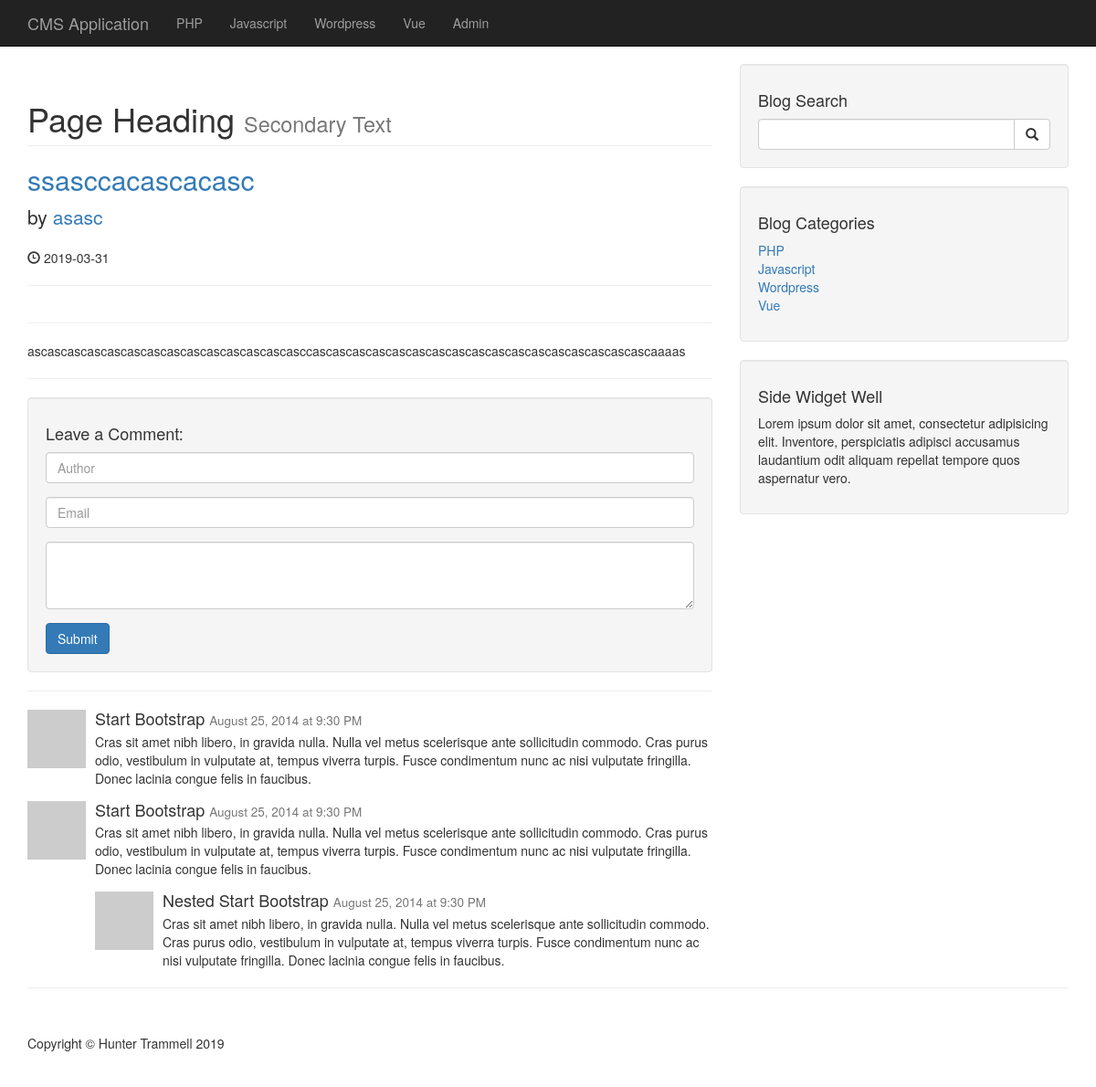
/post.php?p_id=7, run on the app's committed database.
### tables this page shows
CREATE TABLE `categories` (
  `cat_id` int(3) NOT NULL,
  `cat_title` varchar(255) NOT NULL
);

CREATE TABLE `posts` (
  `post_id` int(10) NOT NULL,
  `post_category_id` int(3) NOT NULL,
  `post_title` varchar(255) NOT NULL,
  `post_author` varchar(255) NOT NULL,
  `post_date` date NOT NULL,
  `post_image` text NOT NULL,
  `post_content` text NOT NULL,
  `post_tags` varchar(255) NOT NULL,
  `post_comment_count` int(11) NOT NULL,
  `post_status` varchar(255) NOT NULL DEFAULT 'draft'
);

### post.php (the view, shortened to what this page needs)
<?php include "includes/header.php";?>
<?php include "includes/navigation.php";?>
    <div class="container">
        <div class="row">
            <div class="col-md-8">
                <h1 class="page-header">
                    Page Heading
                    <small>Secondary Text</small>
                </h1>
                <?php
                    if(isset($_GET['p_id'])){
                        $post_id = $_GET['p_id'];
                    }
                    $query = "SELECT * FROM posts WHERE post_id = $post_id";
                    global $connection;
                    $select_post = mysqli_query($connection, $query);
                        while($row = mysqli_fetch_assoc($select_post)){
                            $post_title = $row['post_title'];
                            $post_author = $row['post_author'];
                            $post_date = $row['post_date'];
                            $post_content = $row['post_content'];
                            ?>
                            <h2>
                                <a href="#"><?php echo $post_title ?></a>
                            </h2>
                            <p class="lead">
                                by <a href="index.php"><?php echo $post_author ?></a>
                            </p>
                            <p><span class="glyphicon glyphicon-time"></span> <?php echo $post_date ?></p>
                            <hr>
                            <hr>
                            <p><?php echo $post_content ?></p>
                            <hr>
                            <?php
                        }
                ?>
                <div class="well">
                    <h4>Leave a Comment:</h4>
                    <form role="form" method="post" action="">
                        <div class="form-group">
                            <input class="form-control" name="comment_author" type="text" placeholder="Author">
                        </div>
                        <div class="form-group">
                            <input class="form-control" name="comment_email" type="email" placeholder="Email">
                        </div>
                        <div class="form-group">
                            <textarea class="form-control" rows="3" name="comment_content"></textarea>
                        </div>
                        <button type="submit" name="create_comment" class="btn btn-primary">Submit</button>
                    </form>
                </div>
                <hr>
                <div class="media">
                    <a class="pull-left" href="#">
                        <img class="media-object" src="http://placehold.it/64x64" alt="">
                    </a>
                    <div class="media-body">
                        <h4 class="media-heading">Start Bootstrap
                            <small>August 25, 2014 at 9:30 PM</small>
                        </h4>
                        Cras sit amet nibh libero, in gravida nulla. Nulla vel metus scelerisque ante sollicitudin commodo. Cras purus odio, vestibulum in vulputate at, tempus viverra turpis. Fusce condimentum nunc ac nisi vulputate fringilla. Donec lacinia congue felis in faucibus.
                    </div>
                </div>
                <div class="media">
                    <a class="pull-left" href="#">
                        <img class="media-object" src="http://placehold.it/64x64" alt="">
                    </a>
                    <div class="media-body">
                        <h4 class="media-heading">Start Bootstrap
                            <small>August 25, 2014 at 9:30 PM</small>
                        </h4>
                        Cras sit amet nibh libero, in gravida nulla. Nulla vel metus scelerisque ante sollicitudin commodo. Cras purus odio, vestibulum in vulputate at, tempus viverra turpis. Fusce condimentum nunc ac nisi vulputate fringilla. Donec lacinia congue felis in faucibus.
                        <div class="media">
                            <a class="pull-left" href="#">
                                <img class="media-object" src="http://placehold.it/64x64" alt="">
                            </a>
                            <div class="media-body">
                                <h4 class="media-heading">Nested Start Bootstrap
                                    <small>August 25, 2014 at 9:30 PM</small>
                                </h4>
                                Cras sit amet nibh libero, in gravida nulla. Nulla vel metus scelerisque ante sollicitudin commodo. Cras purus odio, vestibulum in vulputate at, tempus viverra turpis. Fusce condimentum nunc ac nisi vulputate fringilla. Donec lacinia congue felis in faucibus.
                            </div>
                        </div>
                    </div>
                </div>
            </div>
            <?php include "includes/sidebar.php";?>
        </div>
        <hr>
<?php include "includes/footer.php";?>

### includes/navigation.php (shortened to what this page needs)
<?php include "includes/db.php";?>
<nav class="navbar navbar-inverse navbar-fixed-top" role="navigation">
    <div class="container">
        <div class="navbar-header">
            <a class="navbar-brand" href="./index.php">CMS Application</a>
        </div>
        <div class="collapse navbar-collapse" id="bs-example-navbar-collapse-1">
            <ul class="nav navbar-nav">
                <?php
                    $query = "SELECT * FROM categories";
                    $select_all_categories = mysqli_query($connection, $query);
                    while($row = mysqli_fetch_assoc($select_all_categories)){
                        $cat_title = $row['cat_title'];
                        echo "<li><a href='#'>{$cat_title}</a></li>";
                    }
                ?>
                <li>
                    <a href="admin">Admin</a>
                </li>
            </ul>
        </div>
    </div>
</nav>

### includes/sidebar.php (shortened to what this page needs)
 <div class="col-md-4">
<div class="well">
    <h4>Blog Search</h4>
    <form action="search.php" method="post">
        <div class="input-group">
            <input type="text" name="search" class="form-control">
            <span class="input-group-btn">
                <button class="btn btn-default" type="submit" name="submit">
                    <span class="glyphicon glyphicon-search"></span>
            </button>
            </span>
        </div>
    </form>
</div>
<?php
    global $connection;
    $query = "SELECT * FROM categories";
    $select_categories_sidebar = mysqli_query($connection, $query);
?>
<div class="well">
    <h4>Blog Categories</h4>
    <div class="row">
        <div class="col-lg-6">
            <ul class="list-unstyled">
                <?php
                    while($row = mysqli_fetch_assoc($select_categories_sidebar)){
                        $cat_title = $row['cat_title'];
                        $cat_id = $row['cat_id'];
                        echo "<li><a href='category.php?category=$cat_id'>{$cat_title}</a></li>";
                    }
                ?>
            </ul>
        </div>
        <div class="col-lg-6">
        </div>
    </div>
</div>
<?php include "widget.php";?>
</div>

### css/blog-home.css (style rules this page uses)
body { padding-top: 70px; }

### data on the page
categories: cat_title "PHP"
categories: cat_title "Javascript"
categories: cat_title "Wordpress"
categories: cat_title "Vue"
posts: post_title "ssasccacascacasc", post_author "asasc", post_date "2019-03-31", post_content "ascascascascascascascascascascascascascasccascascascascascascascascascascascascascascascascascaaaas"
